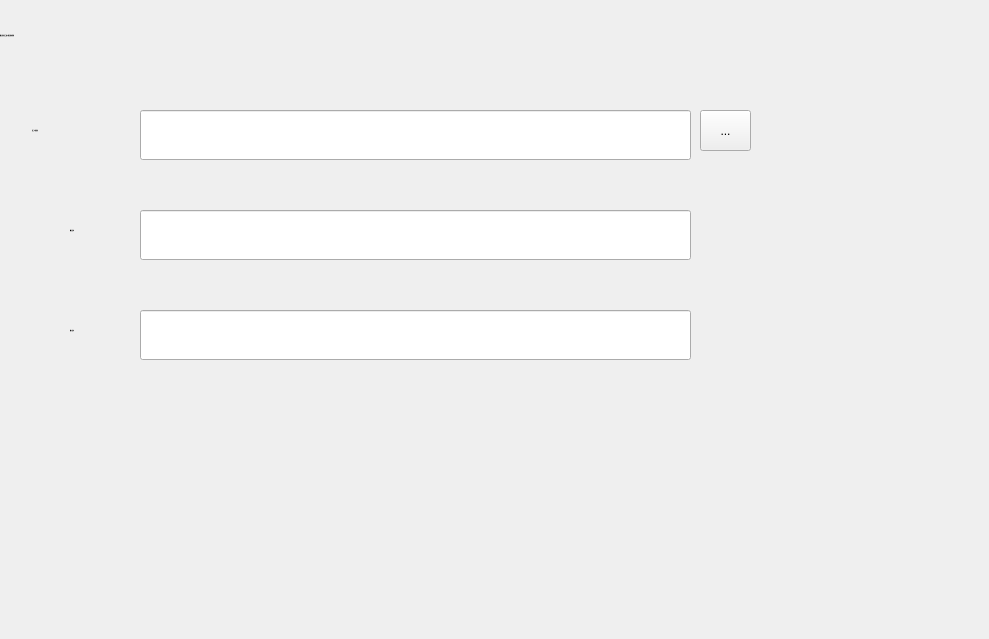
          <widget class="QWidget" name="scrollAreaWidgetContents_9">
           <property name="geometry">
            <rect>
             <x>0</x>
             <y>0</y>
             <width>989</width>
             <height>639</height>
            </rect>
           </property>
           <widget class="QLineEdit" name="lineEdit_2">
            <property name="geometry">
             <rect>
              <x>140</x>
              <y>210</y>
              <width>551</width>
              <height>50</height>
             </rect>
            </property>
           </widget>
           <widget class="QLineEdit" name="lineEdit_3">
            <property name="geometry">
             <rect>
              <x>140</x>
              <y>310</y>
              <width>551</width>
              <height>50</height>
             </rect>
            </property>
           </widget>
           <widget class="QLabel" name="label_8">
            <property name="geometry">
             <rect>
              <x>70</x>
              <y>215</y>
              <width>81</width>
              <height>31</height>
             </rect>
            </property>
            <property name="font">
             <font>
              <family>Microsoft YaHei</family>
              <pointsize>-1</pointsize>
              <weight>75</weight>
              <bold>true</bold>
             </font>
            </property>
            <property name="text">
             <string>项目名称</string>
            </property>
           </widget>
           <widget class="QToolButton" name="toolButton_file">
            <property name="geometry">
             <rect>
              <x>700</x>
              <y>110</y>
              <width>51</width>
              <height>41</height>
             </rect>
            </property>
            <property name="text">
             <string>...</string>
            </property>
           </widget>
           <widget class="QLabel" name="label_5">
            <property name="geometry">
             <rect>
              <x>32</x>
              <y>120</y>
              <width>111</width>
              <height>20</height>
             </rect>
            </property>
            <property name="font">
             <font>
              <family>Microsoft YaHei</family>
              <pointsize>-1</pointsize>
              <weight>75</weight>
              <bold>true</bold>
             </font>
            </property>
            <property name="text">
             <string>目标代码路径</string>
            </property>
           </widget>
           <widget class="QLineEdit" name="lineEdit">
            <property name="geometry">
             <rect>
              <x>140</x>
              <y>110</y>
              <width>551</width>
              <height>50</height>
             </rect>
            </property>
           </widget>
           <widget class="QLabel" name="label_10">
            <property name="geometry">
             <rect>
              <x>70</x>
              <y>315</y>
              <width>72</width>
              <height>31</height>
             </rect>
            </property>
            <property name="font">
             <font>
              <family>Microsoft YaHei</family>
              <pointsize>-1</pointsize>
              <weight>75</weight>
              <bold>true</bold>
             </font>
            </property>
            <property name="text">
             <string>接口版本</string>
            </property>
           </widget>
           <widget class="QLabel" name="label_11">
            <property name="geometry">
             <rect>
              <x>0</x>
              <y>0</y>
              <width>431</width>
              <height>71</height>
             </rect>
            </property>
            <property name="font">
             <font>
              <family>Microsoft YaHei</family>
              <pointsize>-1</pointsize>
              <weight>75</weight>
              <bold>true</bold>
             </font>
            </property>
            <property name="text">
             <string>要生成的目标接口项目基本配置</string>
            </property>
           </widget>
          </widget>
